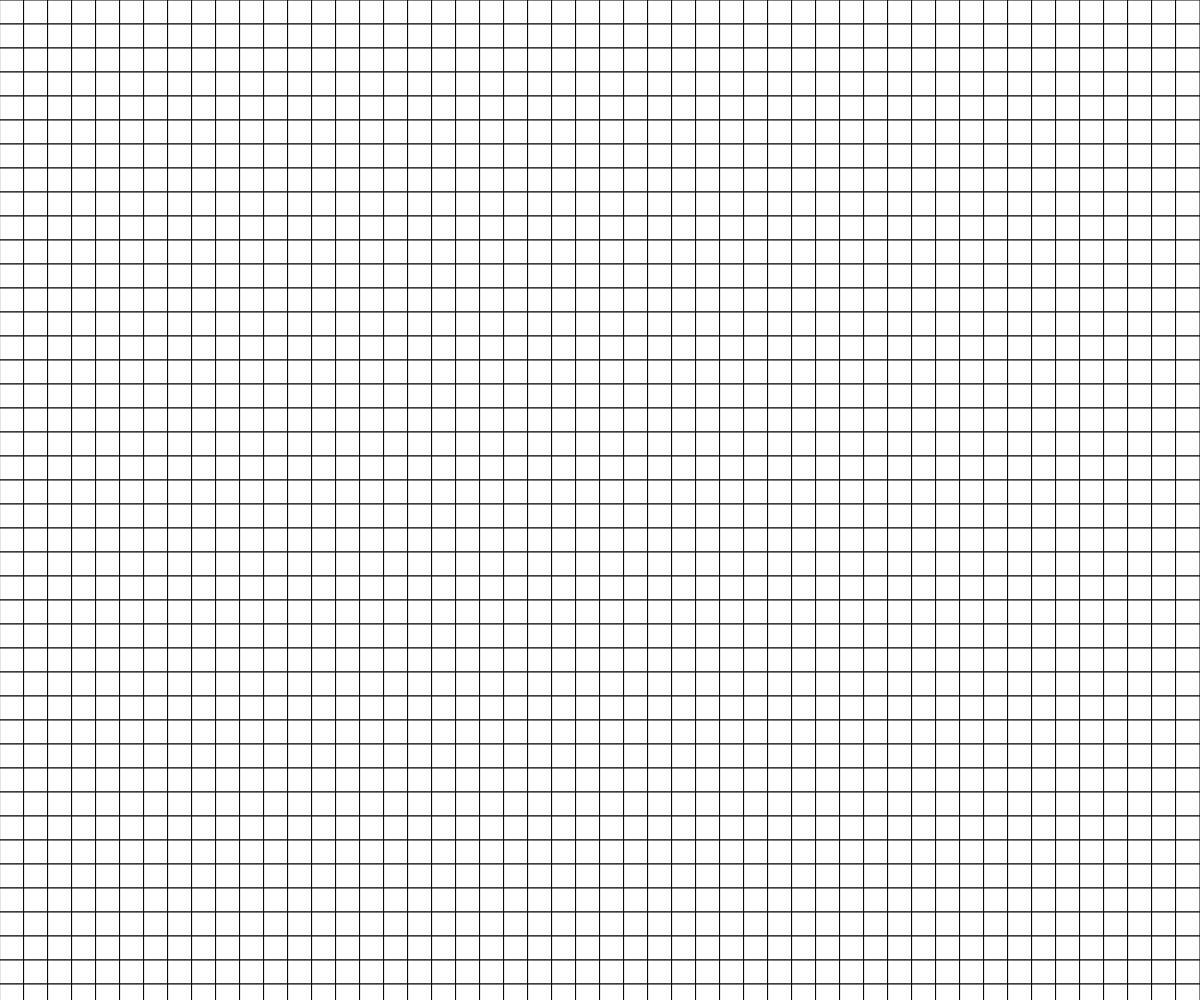
Frame 1 (no input)
Frame 60 (no input): identical to frame 1, image omitted
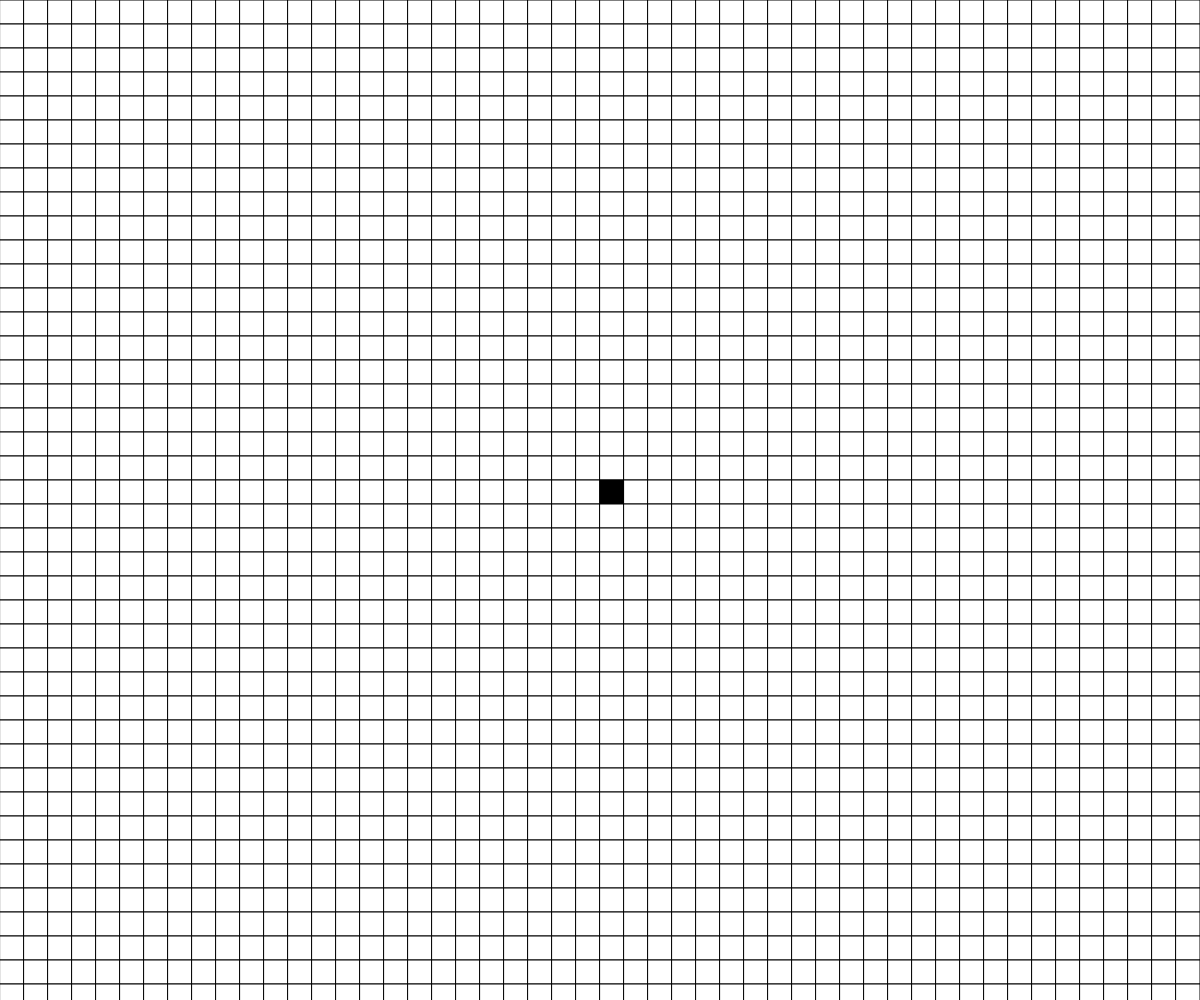
Frame 120 (the mouse pressed at the canvas centre since frame 60)

The p5.js sketch that drew these frames (run headless with seeded random() and noise() and a simulated clock; from frame 60 on, the mouse is pressed at the canvas centre):

// p5.js sketch
// ── sketch.js
//Donovan
//tic tac Toe

let sizeOfTiles=50;
let grid;
let cellSize;
let loadLevel,lines;
function preload(){
  loadLevel="assets/game.txt";
}

function setup() {
  createCanvas(windowWidth, windowHeight);
  cellSize = width / sizeOfTiles;
  grid = createEmpty2dArray(sizeOfTiles, sizeOfTiles);

}

function draw() {
  background(255);
  displayGrid();
}
function displayGrid() {
  for (let x=0; x<sizeOfTiles; x++) {
    for (let y=0; y<sizeOfTiles; y++) {
      if (grid[x][y] === 0) {
        fill(255);
      }
      else {
        fill(0);
      }
      rect(x*cellSize, y*cellSize, cellSize, cellSize);
    }
  }
}

function mousePressed() {
  let xcoord = floor(mouseX / cellSize);
  let ycoord = floor(mouseY / cellSize);

  if (grid[xcoord][ycoord] === 1) {
    grid[xcoord][ycoord] = 0;
  }
  else {
    grid[xcoord][ycoord] = 1;
  }
}
function createEmpty2dArray(cols, rows) {
  let randomGrid = [];
  for (let x=0; x<sizeOfTiles; x++) {
    randomGrid.push([]);
    for (let y=0; y<sizeOfTiles; y++) {
      randomGrid[x].push(0);
    }
  }
  return randomGrid;
}
